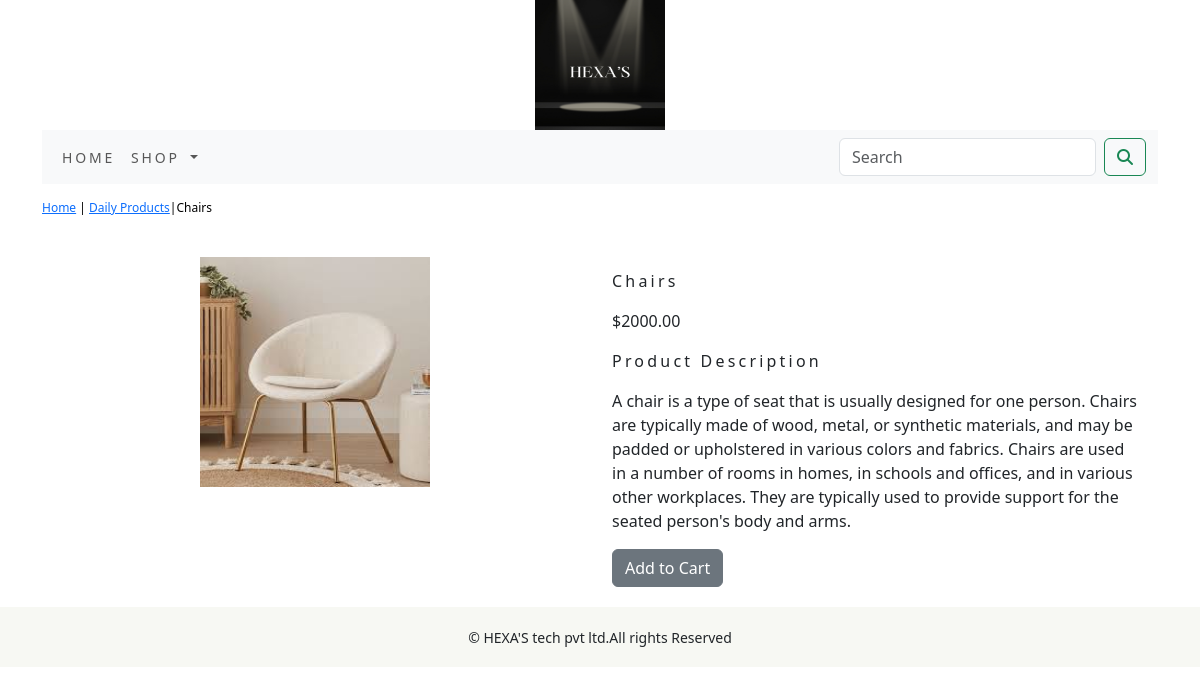
/shop/Daily-Products/Chairs/, run on the app's committed database.
### shop/models.py (models this page shows, shortened)
class Products(models.Model):
    name=models.CharField(max_length=250,unique=True)
    slug=models.SlugField(max_length=250,unique=True)
    description=models.TextField(blank=True)
    price=models.DecimalField(max_digits=10,decimal_places=2)
    category=models.ForeignKey(Category,on_delete=models.CASCADE)
    image = models.ImageField(upload_to='product', blank=True)
    stock=models.IntegerField()
    available=models.BooleanField(default=True)
    created=models.DateTimeField(auto_now_add=True)
    updated=models.DateTimeField(auto_now=True)
    class Meta:
        ordering=('name',)
        verbose_name='product'
        verbose_name_plural='products'

class Category(models.Model):
    name=models.CharField(max_length=250,unique=True)
    slug=models.SlugField(max_length=250,unique=True)
    description=models.TextField(blank=True)
    image=models.ImageField(upload_to='category',blank=True)
    class Meta:
        ordering=('name',)
        verbose_name='category'
        verbose_name_plural='categories'
    def get_url(self):
        return reverse('shop:products_by_category',args=[self.slug])
    def __str__(self):
        return '{}'.format(self.name)

### shop/views.py (the view)
# urls.py: path('<slug:c_slug>/<slug:product_slug>/',views.proDetail,name='proCatdetail'),
def proDetail(request,c_slug,product_slug):
    try:
        product=Products.objects.get(category__slug=c_slug,slug=product_slug)
    except Exception as e:
        raise e
    return render(request,'product.html',{'product':product})

### cart/context_processors.py (called while the page is built)
def counter(request):
    item_count=0
    if 'admin' in request.path:
        return{}
    else:
        try:
            cart=Cart.objects.filter(cart_id=_cart_id(request))
            cart_items=CartItem.objects.all().filter(cart=cart[:1])
            for cart_item in cart_items:
                item_count+= cart_item.quantity
        except Cart.DoesNotExist:
            item_count=0
        return dict(item_count=item_count)

### cart/views.py (called while the page is built)
def _cart_id(request):
    cart=request.session.session_key
    if not cart:
        cart=request.session.create()
    return cart

### shop/context_processors.py (called while the page is built)
def menu_links(requests):
    links=Category.objects.all()
    return dict(links=links)

### templates/product.html (shortened to what this page needs)
{% extends 'base.html' %}
{% load static %}
{% block content %}
<div class="row my_prod_row_class">
    <div class="mx_auto">
        <p> <a href="{% url 'shop:allProCat' %}">Home</a> | <a href="{{product.category.get_url}}">{{product.category}}</a>|{{product.name}}</p>
    </div>
<div class="container">
<br>
<div class="row">
   <div class="col-12 col-sm-12 col-md-12 col-lg-6 text-center">
       <div style="min-width:18rem">
           <img src="{{product.image.url}}" alt="{{product.name}}" style="width:230px;height:230px;">
       </div>
   </div>
        <div class="col-12 col-sm-12 col-md-12 col-lg-6">
            <h1 class="my_prod_title">{{product.name}}</h1>
            <p>${{product.price}}</p>
            <p class="my_title"> Product Description</p>
            <p class="text-justify my_prod_text">{{product.description}}</p>
            {% if product.stock <= 0 %}
            <p class="text-justify my_prod_text"><b>Out of stock</b></p>
            {% else %}
            <a class="btn btn-secondary" href="{% url 'cart:add_cart' product.id %}">Add to Cart</a>
            {% endif %}
        </div>
    </div>
</div>
</div>
</div>
{% endblock %}

### static/css/custom.css (style rules this page uses)
body { font-family: 'Roboto', sans-serif; }
.my_title { font-size:16px; text_transform:uppercase; letter-spacing:.2em; }
.my_prod_row_class { padding-top:15px; padding-bottom:20px }
.my_prod_row_class .mx_auto { color:#000; font-size:12px; text-decoration:none; }
.my_prod_title { font-size:16px; text_transform:uppercase; letter-spacing:.2em; padding-top:15px; padding-bottom:10px; }
.my_prod_text { padding-right:20px; }

### data on the page
Products: category "Daily Products", name "Chairs", image (picture), price "2000.00", description "A chair is a type of seat that is usually designed for one person. Chairs are typically made of wood, metal, or synthetic materials, and may be padded or upholstered in various colors and fabrics. Chairs are used in a number of rooms in homes, in schools and offices, and in various other workplaces. They are typically used to provide support for the seated person's body and arms."
